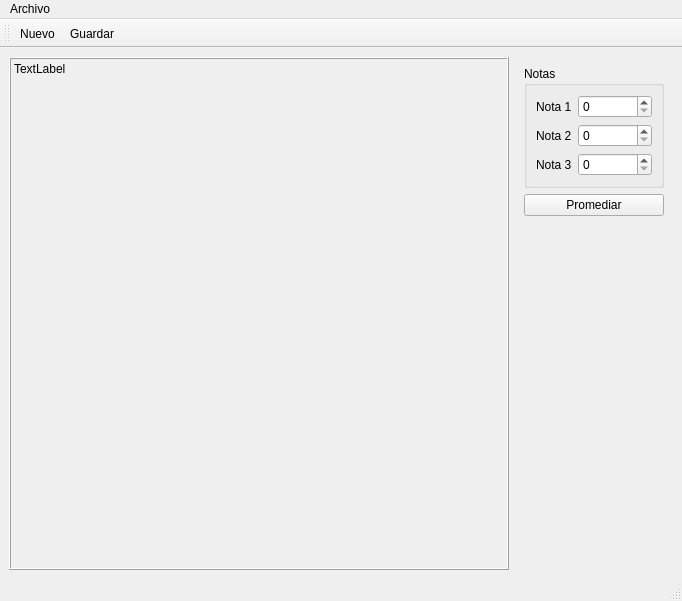
<?xml version="1.0" encoding="UTF-8"?>
<ui version="4.0">
 <class>Principal</class>
 <widget class="QMainWindow" name="Principal">
  <property name="geometry">
   <rect>
    <x>0</x>
    <y>0</y>
    <width>682</width>
    <height>601</height>
   </rect>
  </property>
  <property name="windowTitle">
   <string>Principal</string>
  </property>
  <widget class="QWidget" name="centralwidget">
   <layout class="QHBoxLayout" name="horizontalLayout">
    <item>
     <widget class="QLabel" name="outCuadro">
      <property name="minimumSize">
       <size>
        <width>500</width>
        <height>500</height>
       </size>
      </property>
      <property name="frameShape">
       <enum>QFrame::Box</enum>
      </property>
      <property name="frameShadow">
       <enum>QFrame::Raised</enum>
      </property>
      <property name="lineWidth">
       <number>1</number>
      </property>
      <property name="text">
       <string>TextLabel</string>
      </property>
      <property name="alignment">
       <set>Qt::AlignLeading|Qt::AlignLeft|Qt::AlignTop</set>
      </property>
     </widget>
    </item>
    <item>
     <layout class="QVBoxLayout" name="verticalLayout_2">
      <item>
       <widget class="QWidget" name="widget" native="true">
        <layout class="QVBoxLayout" name="verticalLayout">
         <item>
          <widget class="QGroupBox" name="groupBox">
           <property name="title">
            <string>Notas</string>
           </property>
           <layout class="QFormLayout" name="formLayout">
            <item row="0" column="0">
             <widget class="QLabel" name="label">
              <property name="text">
               <string>Nota 1</string>
              </property>
             </widget>
            </item>
            <item row="0" column="1">
             <widget class="QSpinBox" name="spinBox"/>
            </item>
            <item row="1" column="0">
             <widget class="QLabel" name="label_2">
              <property name="text">
               <string>Nota 2</string>
              </property>
             </widget>
            </item>
            <item row="1" column="1">
             <widget class="QSpinBox" name="spinBox_2"/>
            </item>
            <item row="2" column="0">
             <widget class="QLabel" name="label_3">
              <property name="text">
               <string>Nota 3</string>
              </property>
             </widget>
            </item>
            <item row="2" column="1">
             <widget class="QSpinBox" name="spinBox_3"/>
            </item>
           </layout>
          </widget>
         </item>
         <item>
          <widget class="QPushButton" name="pushButton">
           <property name="text">
            <string>Promediar</string>
           </property>
          </widget>
         </item>
        </layout>
       </widget>
      </item>
      <item>
       <spacer name="verticalSpacer">
        <property name="orientation">
         <enum>Qt::Vertical</enum>
        </property>
        <property name="sizeHint" stdset="0">
         <size>
          <width>20</width>
          <height>40</height>
         </size>
        </property>
       </spacer>
      </item>
     </layout>
    </item>
   </layout>
  </widget>
  <widget class="QMenuBar" name="menubar">
   <property name="geometry">
    <rect>
     <x>0</x>
     <y>0</y>
     <width>682</width>
     <height>22</height>
    </rect>
   </property>
   <widget class="QMenu" name="menuArchivo">
    <property name="title">
     <string>Archivo</string>
    </property>
    <addaction name="actionNuevo"/>
    <addaction name="actionGuardar"/>
    <addaction name="actionSalir"/>
   </widget>
   <addaction name="menuArchivo"/>
  </widget>
  <widget class="QStatusBar" name="statusbar"/>
  <widget class="QToolBar" name="toolBar">
   <property name="windowTitle">
    <string>toolBar</string>
   </property>
   <property name="movable">
    <bool>true</bool>
   </property>
   <property name="orientation">
    <enum>Qt::Horizontal</enum>
   </property>
   <property name="toolButtonStyle">
    <enum>Qt::ToolButtonIconOnly</enum>
   </property>
   <property name="floatable">
    <bool>true</bool>
   </property>
   <attribute name="toolBarArea">
    <enum>TopToolBarArea</enum>
   </attribute>
   <attribute name="toolBarBreak">
    <bool>false</bool>
   </attribute>
   <addaction name="actionNuevo"/>
   <addaction name="actionGuardar"/>
  </widget>
  <action name="actionGuardar">
   <property name="icon">
    <iconset resource="Resources.qrc">
     <normaloff>:/img/save-data.png</normaloff>:/img/save-data.png</iconset>
   </property>
   <property name="text">
    <string>&amp;Guardar</string>
   </property>
   <property name="shortcut">
    <string>Ctrl+S</string>
   </property>
  </action>
  <action name="actionSalir">
   <property name="text">
    <string>Salir</string>
   </property>
   <property name="shortcut">
    <string>Ctrl+Q</string>
   </property>
  </action>
  <action name="actionNuevo">
   <property name="icon">
    <iconset resource="Resources.qrc">
     <normaloff>:/img/new-document.png</normaloff>:/img/new-document.png</iconset>
   </property>
   <property name="text">
    <string>&amp;Nuevo</string>
   </property>
   <property name="toolTip">
    <string>Nuevo documento</string>
   </property>
   <property name="shortcut">
    <string>Ctrl+N</string>
   </property>
  </action>
 </widget>
 <resources>
  <include location="Resources.qrc"/>
 </resources>
 <connections>
  <connection>
   <sender>actionSalir</sender>
   <signal>triggered()</signal>
   <receiver>Principal</receiver>
   <slot>close()</slot>
   <hints>
    <hint type="sourcelabel">
     <x>-1</x>
     <y>-1</y>
    </hint>
    <hint type="destinationlabel">
     <x>340</x>
     <y>295</y>
    </hint>
   </hints>
  </connection>
 </connections>
</ui>
